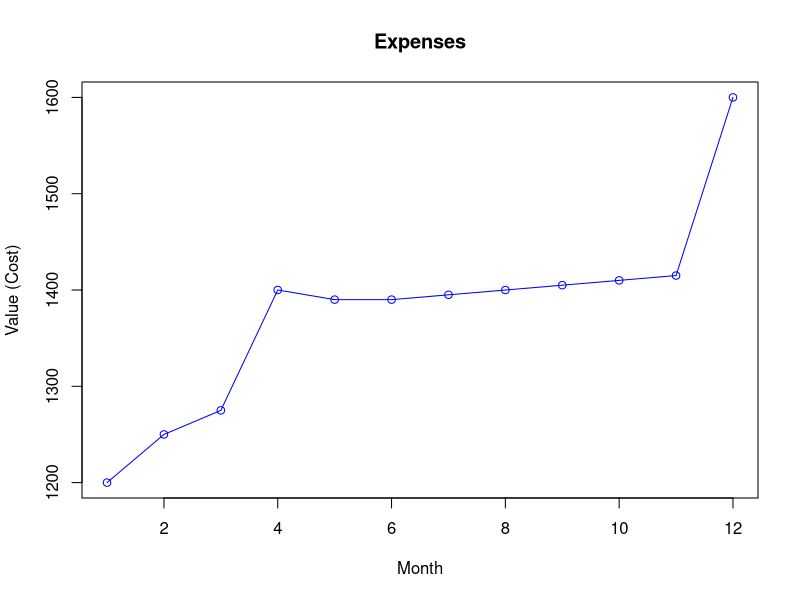

Here is the R script that generated this plot:
# Create the integer vector
expenses<-as.integer()

#Received the values of months costs
expenses <- c(1200, 1250, 1275, 1400, 1390, 1390, 1395, 1400, 1405, 1410, 1415, 1600)

#Create the line graphic
plot(expenses,type = "o", col = "blue", xlab = "Month", ylab = "Value (Cost)",
     main = "Expenses")

